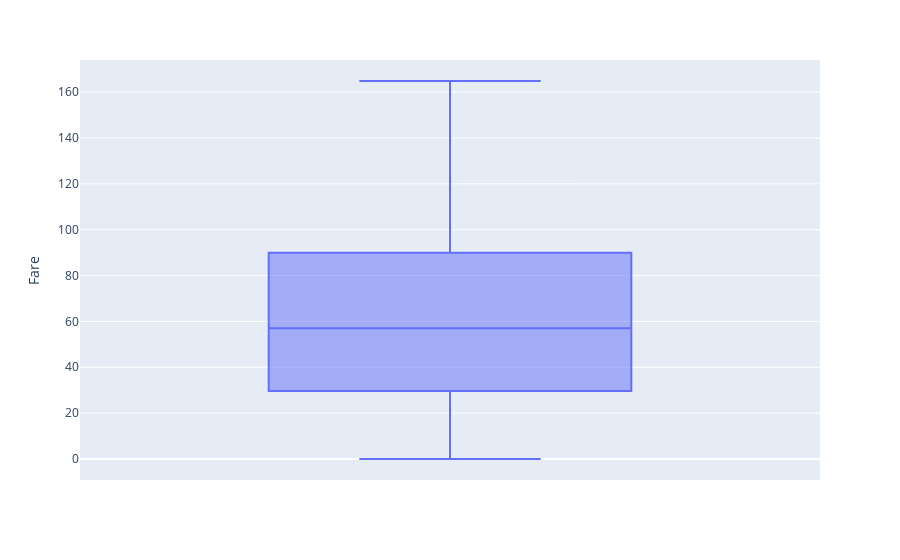

The notebook cell saved with this chart:
### Markdown cell above
#### Handling outliers in the fare series

There are outliers in the Fare variable. In this analysis, we will replace all values of Fare above the upper fence with the upper quartile of the series.

### Code cell
# Compute the Q1 and Q3

q3 = titanic["Fare"].quantile(0.75)
q1 = titanic["Fare"].quantile(0.25)

# Calculate the interquartile range (IQR)

iqr = q3 - q1

# Calculate the upper fence
# Upper fence = Q3 + 1.5*(IQR)

upper_fence = q3 + 1.5*iqr

# Define the outliers

outliers = titanic[titanic["Fare"] > upper_fence]

# Replace the outliers with upper quartile

titanic.loc[outliers.index, "Fare"] = q3

# Check for any outliers again using a box plot

fig = px.box(titanic, y=titanic["Fare"])  
fig.show()

# There are no remaining outliers in the Fare series.

### Figure 1 — Plotly figure (JSON) as saved in the notebook; plotly's stock layout.template omitted (floating-point values rounded to 4 significant figures; data arrays with more than 128 entries replaced by an {"elided": "..."} marker saying what was removed)
{"data": [{"alignmentgroup": "True", "hovertemplate": "Fare=%{y}<extra></extra>", "legendgroup": "", "marker": {"color": "#636efa"}, "name": "", "notched": false, "offsetgroup": "", "orientation": "v", "showlegend": false, "type": "box", "x0": " ", "xaxis": "x", "y": {"elided": "183 float values"}, "y0": " ", "yaxis": "y"}], "layout": {"boxmode": "group", "legend": {"tracegroupgap": 0}, "margin": {"t": 60}, "xaxis": {"anchor": "y", "domain": [0, 1]}, "yaxis": {"anchor": "x", "domain": [0, 1], "title": {"text": "Fare"}}}}
